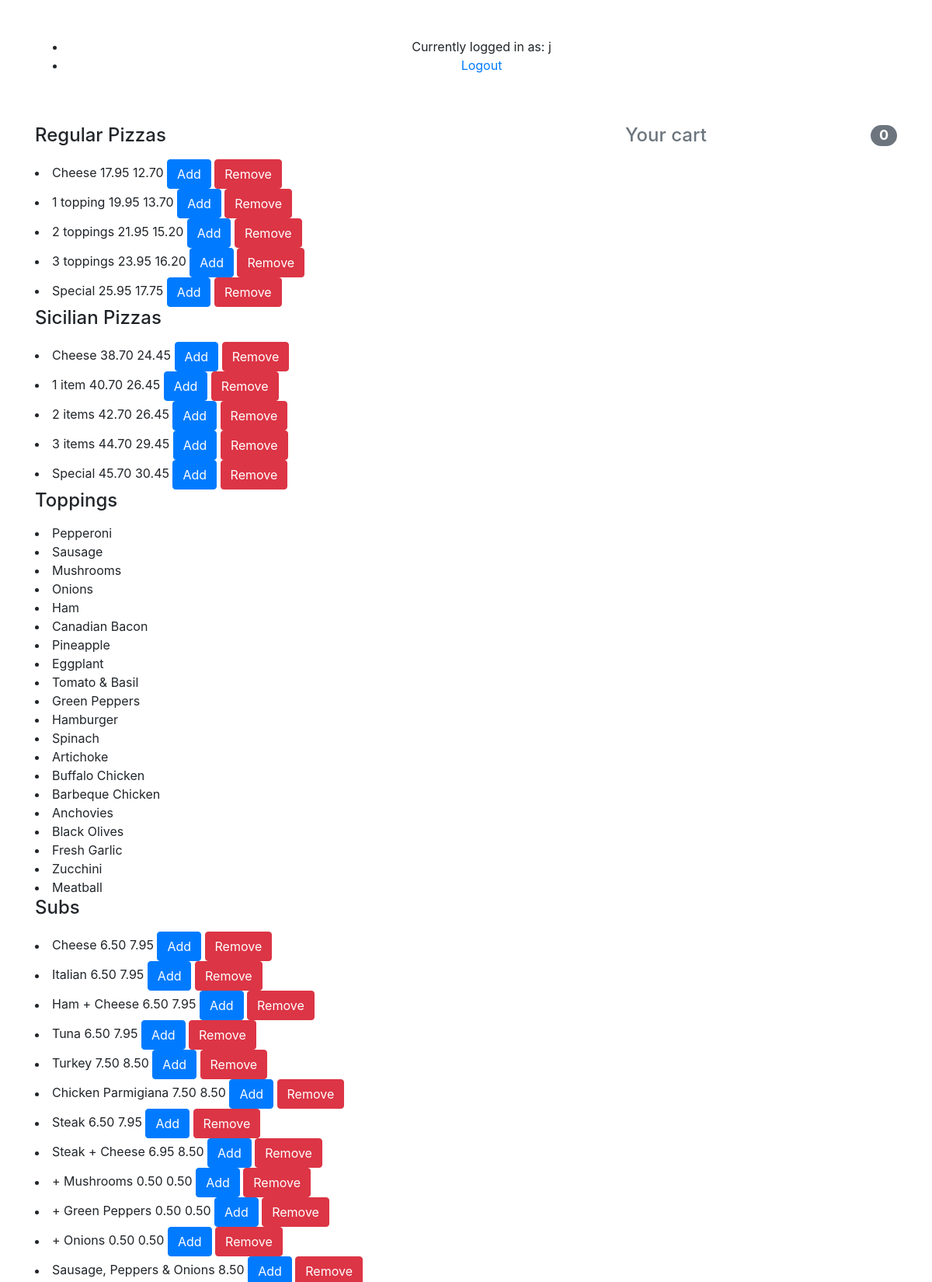
Screenshot of / (signed in, upper part) with the database file from the repository.
### orders/models.py (models this page shows, shortened)
class Item(models.Model):
	title = models.CharField(max_length=100)
	price = models.DecimalField(max_digits=4, decimal_places=2, blank=True, null=True)
	price_small = models.DecimalField(max_digits=4, decimal_places=2, blank=True, null=True)
	has_sizes = models.BooleanField(default=False)
	category = models.CharField(choices=CATEGORY_CHOICES, max_length=2)
	label = models.CharField(choices=LABEL_CHOICES, max_length=1, default='P')
	slug = models.SlugField()
	def get_add_to_cart_url(self):
		return reverse("add-to-cart", kwargs={
			'slug': self.slug
		})
	def get_remove_from_cart_url(self):
		return reverse("remove-from-cart", kwargs={
			'slug': self.slug
		})

### orders/views.py (the view)
# urls.py: path("", views.index, name="index"),
def index(request):
	if not request.user.is_authenticated:
		return render(request, "registration/login.html", {"message": None})
	context = {
		'user': request.user,
		'regular_pizzas': Item.objects.filter(category='RP'),
        'sicilian_pizzas': Item.objects.filter(category='SP'),
        'toppings': Item.objects.filter(category='T'),
        'subs': Item.objects.filter(category='S'),
        'pastas': Item.objects.filter(category='P'),
        'dinner_platters': Item.objects.filter(category='D'),
        'salads': Item.objects.filter(category='Sa')
	}
	return render(request, "orders/index.html", context)

### orders/templatetags/cart_template_tags.py (called while the page is built)
@register.filter
def cart_item_count(user):
    if user.is_authenticated:
        qs = Order.objects.filter(user=user, ordered=False)
        if qs.exists():
            return qs[0].items.count()
    return 0

### orders/templates/orders/index.html (shortened to what this page needs)
{% extends "orders/base.html" %}
{% load cart_template_tags %}
{% block side %}
    <a href="{% url 'order-summary' %}">
        <h4 class="d-flex justify-content-between align-items-center mb-3">
            <span class="text-muted">Your cart</span>
            <span class="badge badge-secondary badge-pill">{{ request.user|cart_item_count }}</span>
        </h4>
    </a>
{% endblock %}
{% block main %}
    <h4 class="mb-3">Regular Pizzas</h4>
    {% for item in regular_pizzas %}
        <li><span class="item-item item-title">{{ item.title }}</span>
            <span class="item-item item-price">{{ item.price }}</span>
            {% if item.price_small %}
                <span class="item-item item-price">{{ item.price_small }}</span>
            {% endif %}
            <a href="{{ item.get_add_to_cart_url }}" class="btn btn-primary btn-md my-0 p">
                Add
            </a>
            <a href="{{ item.get_remove_from_cart_url }}" class="btn btn-danger btn-md my-0 p">
                Remove
            </a>
        </li>
    {% endfor %}
    <h4 class="mb-3">Sicilian Pizzas</h4>
    {% for item in sicilian_pizzas %}
        <li><span class="item-item item-title">{{ item.title }}</span>
            <span class="item-item item-price">{{ item.price }}</span>
            {% if item.price_small %}
                <span class="item-item item-price">{{ item.price_small }}</span>
            {% endif %}
            <a href="{{ item.get_add_to_cart_url }}" class="btn btn-primary btn-md my-0 p">
                Add
            </a>
            <a href="{{ item.get_remove_from_cart_url }}" class="btn btn-danger btn-md my-0 p">
                Remove
            </a>
        </li>
    {% endfor %}
    <h4 class="mb-3">Toppings</h4>
    {% for item in toppings %}
        <li><span class="item-item item-title">{{ item.title }}</span>
        </li>
    {% endfor %}
    <h4 class="mb-3">Subs</h4>
    {% for item in subs %}
        <li><span class="item-item item-title">{{ item.title }}</span>
            <span class="item-item item-price">{{ item.price }}</span>
            {% if item.price_small %}
                <span class="item-item item-price">{{ item.price_small }}</span>
            {% endif %}
            <a href="{{ item.get_add_to_cart_url }}" class="btn btn-primary btn-md my-0 p">
                Add
            </a>
            <a href="{{ item.get_remove_from_cart_url }}" class="btn btn-danger btn-md my-0 p">
                Remove
            </a>
        </li>
    {% endfor %}
{% endblock %}

### orders/templates/orders/base.html (shortened to what this page needs)
<!DOCTYPE html>
<html>
<head>
	<link rel="stylesheet" href="https://stackpath.bootstrapcdn.com/bootstrap/4.5.0/css/bootstrap.min.css">
	{% load static %}
</head>
<body>
	<div id="content" name="content" class="container">
		<div class="py-5 text-center">
			<ul>
				<li>Currently logged in as: {{ user.username }}</li>
				<li><a href="{% url 'logout' %}">Logout</a></li>
			</ul>
		</div>
		<div class="row">
			<div class="col-md-4 order-md-2 mb-4">
				{% block side %}
				{% endblock %}
			</div>
			<div class="col-md-8 order-md-1">
				{% block main %}
				{% endblock %}
			</div>
		</div>
	</div>
</body>
</html>

### rows the page displays
Item: title "Cheese", price "17.95", price_small "12.70"
Item: title "1 topping", price "19.95", price_small "13.70"
Item: title "2 toppings", price "21.95", price_small "15.20"
Item: title "3 toppings", price "23.95", price_small "16.20"
Item: title "Special", price "25.95", price_small "17.75"
Item: title "Cheese", price "38.70", price_small "24.45"
Item: title "1 item", price "40.70", price_small "26.45"
Item: title "2 items", price "42.70", price_small "26.45"
Item: title "3 items", price "44.70", price_small "29.45"
Item: title "Special", price "45.70", price_small "30.45"
Item: title "Pepperoni"
Item: title "Sausage"
Item: title "Mushrooms"
Item: title "Onions"
Item: title "Ham"
Item: title "Canadian Bacon"
Item: title "Pineapple"
Item: title "Eggplant"
Item: title "Tomato & Basil"
Item: title "Green Peppers"
Item: title "Hamburger"
Item: title "Spinach"
Item: title "Artichoke"
Item: title "Buffalo Chicken"
Item: title "Barbeque Chicken"
Item: title "Anchovies"
Item: title "Black Olives"
Item: title "Fresh Garlic"
Item: title "Zucchini"
Item: title "Meatball"
Item: title "Cheese", price "6.50", price_small "7.95"
Item: title "Italian", price "6.50", price_small "7.95"
Item: title "Ham + Cheese", price "6.50", price_small "7.95"
Item: title "Tuna", price "6.50", price_small "7.95"
Item: title "Turkey", price "7.50", price_small "8.50"
Item: title "Chicken Parmigiana", price "7.50", price_small "8.50"
Item: title "Steak", price "6.50", price_small "7.95"
Item: title "Steak + Cheese", price "6.95", price_small "8.50"
Item: title "+ Mushrooms", price "0.50", price_small "0.50"
Item: title "+ Green Peppers", price "0.50", price_small "0.50"
Item: title "+ Onions", price "0.50", price_small "0.50"
Item: title "Sausage, Peppers & Onions", price "8.50"

### other values shown
{{ user.username }} "j"
{{ request.user|cart_item_count }} "0"
